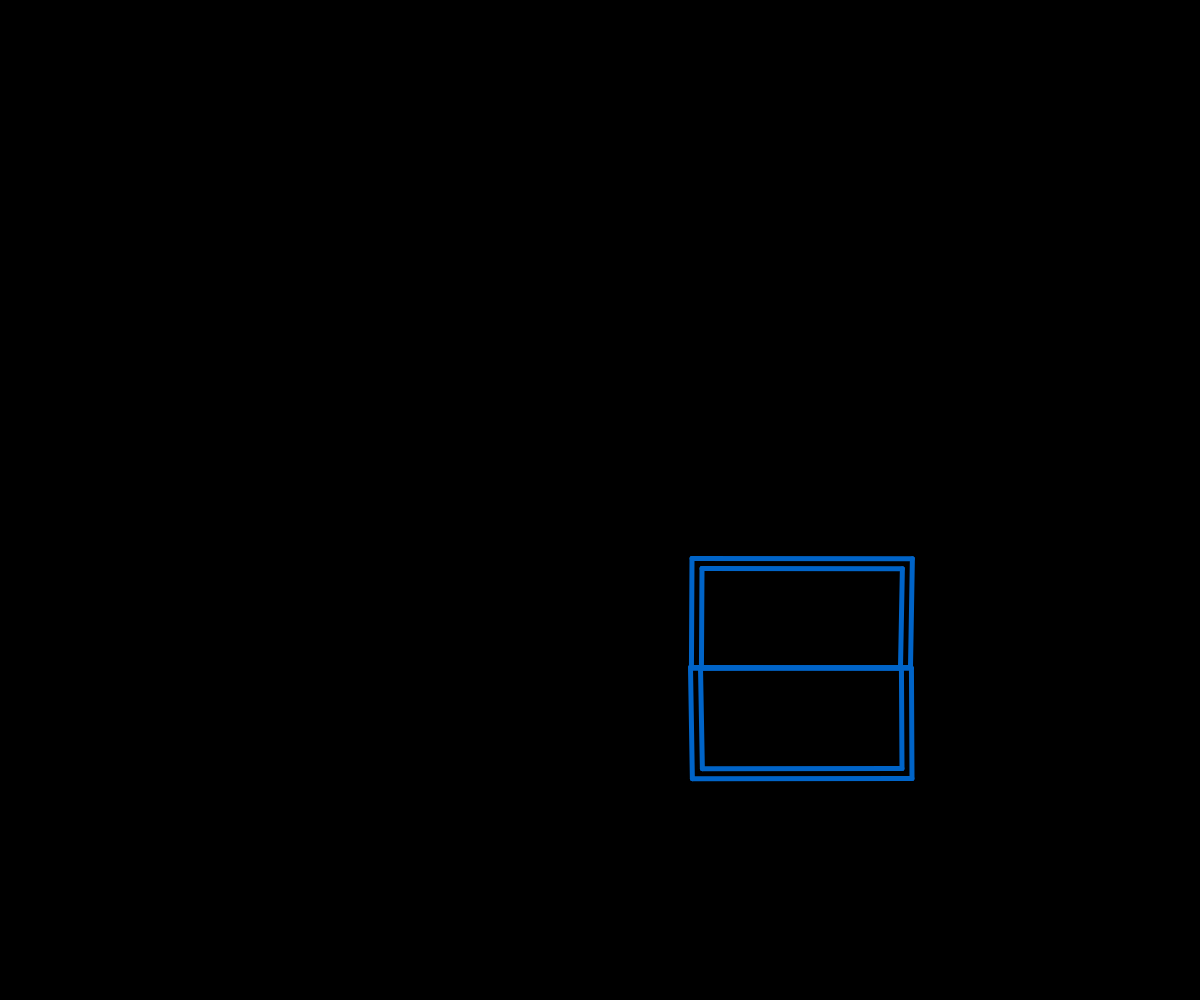
Frame 1 (no input)
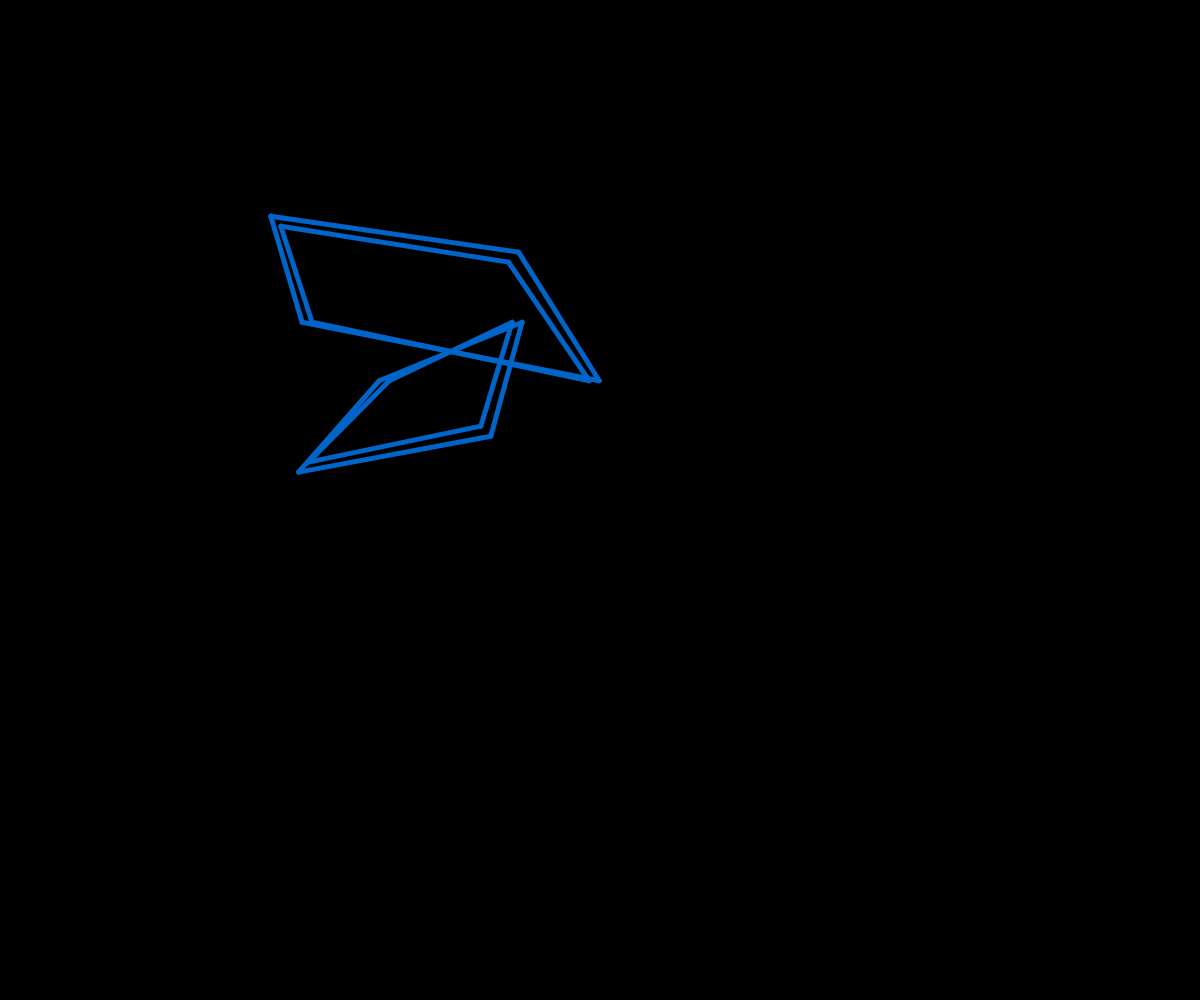
Frame 60 (no input)
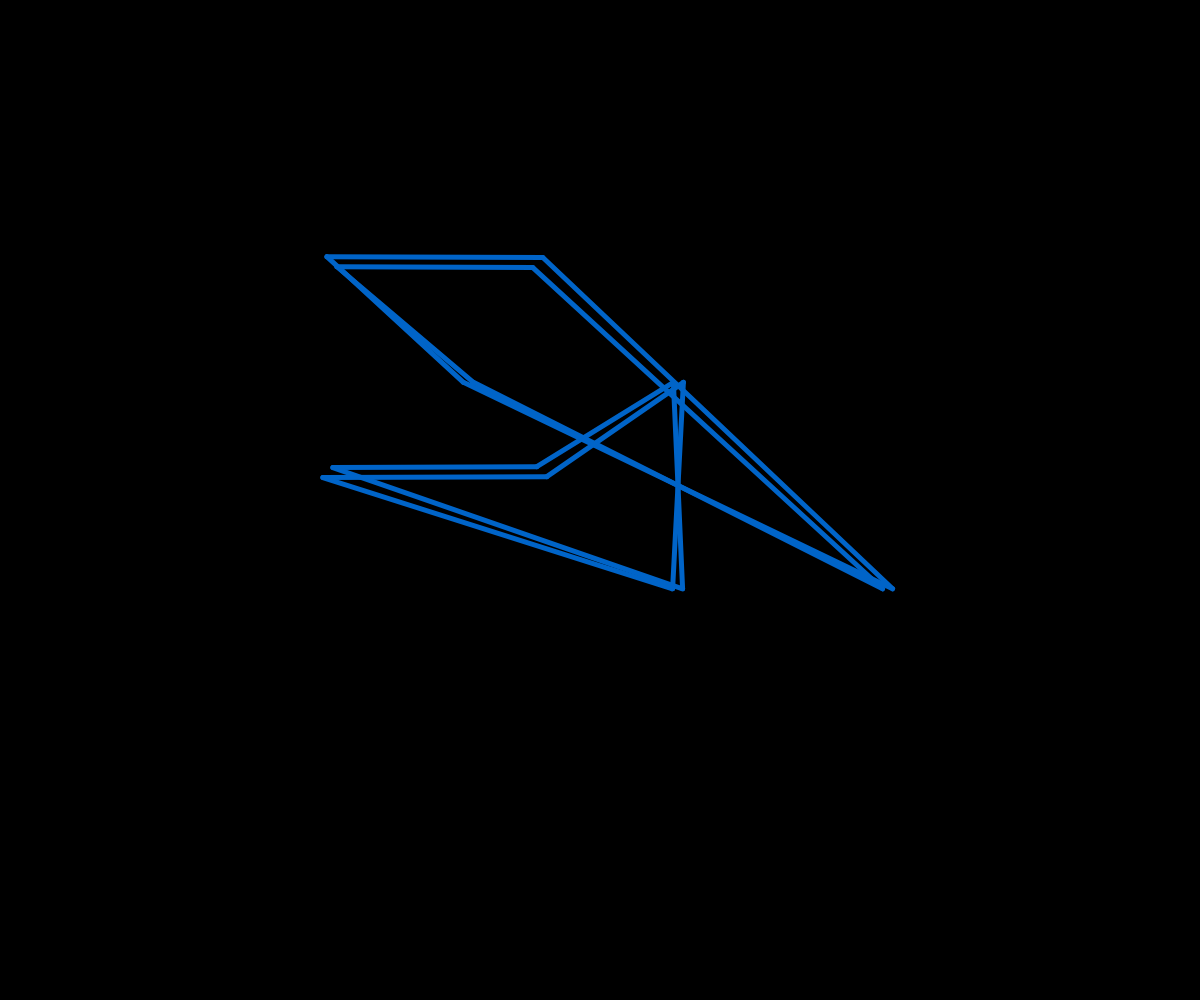
Frame 120 (the mouse pressed at the canvas centre since frame 60)

The p5.js sketch that drew these frames (run headless with seeded random() and noise() and a simulated clock; from frame 60 on, the mouse is pressed at the canvas centre):

// p5.js sketch
// ── sketch.js
const instances = [];

function setup() {
  createCanvas(window.innerWidth, window.innerHeight);
  instances.push(new Thing(100));
  instances.push(new Thing(110));
  instances.push(new Thing(-100));
  instances.push(new Thing(-110));
}

function draw() {
  background(0);
  instances.forEach((instance) => {
    instance.update();
    instance.draw();
  });
}

class Thing {
  constructor(initOff) {
    this.offset = initOff;
    this.a = [width / 2 - initOff, height / 2];
    this.b = [width / 2 + initOff, height / 2];
    this.c = [width / 2 + initOff, height / 2 + initOff];
    this.d = [width / 2 - initOff, height / 2 + initOff];
  }

  update() {
    this.noises = [
      noise(millis() / 1000),
      noise(millis() / 1100),
      noise(millis() / 1200),
      noise(millis() / 1300),
      noise(millis() / 1400),
      noise(millis() / 1500),
      noise(millis() / 1600),
      noise(millis() / 1700),
    ];

    this.a[0] = map(this.noises[0], 0, 1, 0, width) - this.offset;
    this.a[1] = map(this.noises[1], 0, 1, 0, height);

    this.b[0] = map(this.noises[2], 0, 1, 0, width) + this.offset;
    this.b[1] = map(this.noises[3], 0, 1, 0, height);

    this.c[0] = map(this.noises[4], 0, 1, 0, width) + this.offset;
    this.c[1] = map(this.noises[5], 0, 1, 0, height) + this.offset;

    this.d[0] = map(this.noises[6], 0, 1, 0, width) - this.offset;
    this.d[1] = map(this.noises[7], 0, 1, 0, height) + this.offset;
  }

  draw() {
    stroke(0, 100, 200);
    strokeWeight(5);
    line(this.a[0], this.a[1], this.b[0], this.b[1]);
    line(this.b[0], this.b[1], this.c[0], this.c[1]);
    line(this.c[0], this.c[1], this.d[0], this.d[1]);
    line(this.d[0], this.d[1], this.a[0], this.a[1]);
  }
}
